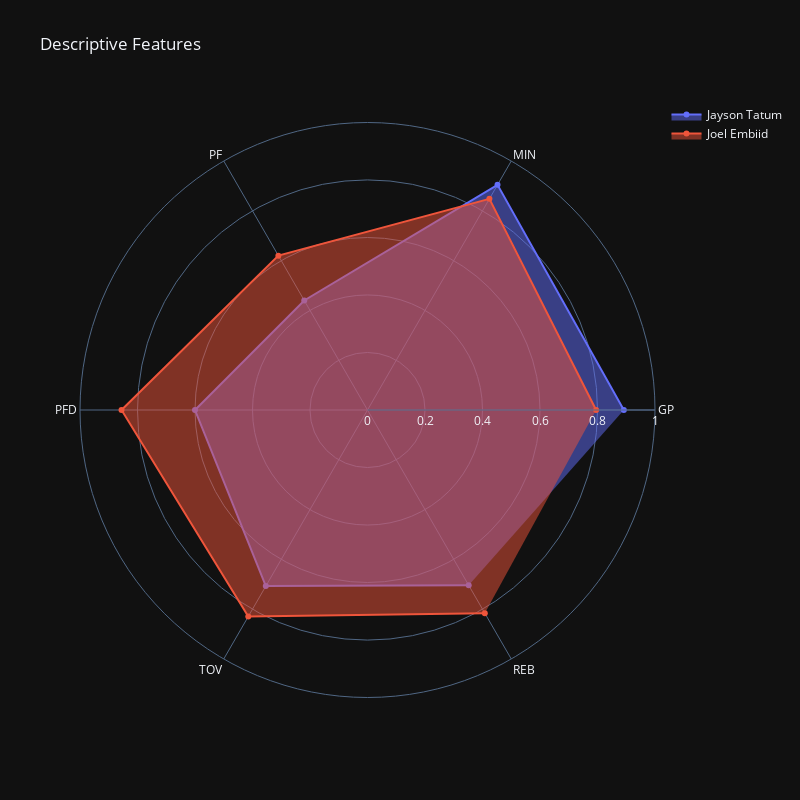

Write notebook code for a chart like this one.
### Markdown cell above
#### Descriptive chart

### Code cell
plt.rcParams['figure.figsize'] = [8, 8]

fig_desc = go.Figure()

fig_desc.add_trace(go.Scatterpolar(
      r=auxA_desc[playerA],
      theta=descriptive_features,
      fill='toself',
      name=playerA
))

fig_desc.add_trace(go.Scatterpolar(
      r=auxB_desc[playerB],
      theta=descriptive_features,
      fill='toself',
      name=playerB
))

fig_desc.update_layout(
  polar=dict(
    radialaxis=dict(
      visible=True,
      range=[0, 1]
    )),
  showlegend=True,
  width=800, height=800,
  template="plotly_dark",
  title = 'Descriptive Features'
)

# fig_desc.show()

### Figure 1 — Plotly figure (JSON) as saved in the notebook; plotly's stock layout.template omitted (floating-point values rounded to 4 significant figures)
{"data": [{"fill": "toself", "name": "Jayson Tatum", "r": [0.8916, 0.9044, 0.44, 0.6, 0.7073, 0.704], "theta": ["GP", "MIN", "PF", "PFD", "TOV", "REB"], "type": "scatterpolar"}, {"fill": "toself", "name": "Joel Embiid", "r": [0.7952, 0.848, 0.62, 0.8556, 0.8293, 0.816], "theta": ["GP", "MIN", "PF", "PFD", "TOV", "REB"], "type": "scatterpolar"}], "layout": {"height": 800, "polar": {"radialaxis": {"range": [0, 1], "visible": true}}, "showlegend": true, "title": {"text": "Descriptive Features"}, "width": 800}}
